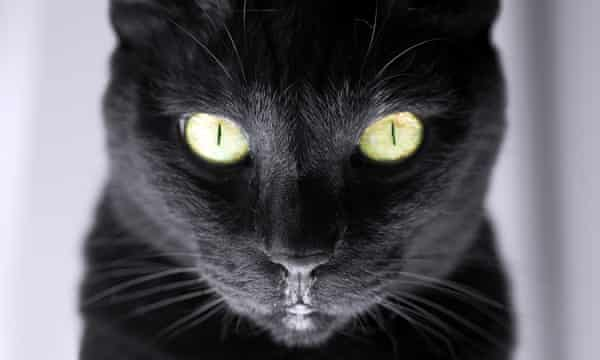
#> input picture data/black.jpg, 600 x 360 px, given as the content of the folder data/BLUE, which was not available
$ python visualize_data.py data
#> lines starting #> are read from the running program, lines starting #| are printed output that depends on the picture; after the words box and inside, x2 and y2 are one past the last pixel; in counts of white or black regions, pixels touching at a corner belong together; pictures that were not available may be replaced by others from this repository, and a replacement may not be noted
'''
python3 visualize_data.py DATASET/COLORs
'''
import os
import sys
import cv2
import numpy as np
import matplotlib.pyplot as plt
from mpl_toolkits import mplot3d

DATA_PATH = sys.argv[1] # image path
NUM_CLUSTER = 3 # number of cluster
MAX_VALUE = 255

colors = ['blue'] #os.listdir(DATA_PATH)

dataset = {}

R = []
G = []
B = []

# collect data
for color in colors:
    imgs = os.listdir(os.path.join(DATA_PATH,color.upper()))

    for img_name in imgs:
        # init
        pixels = []
        # read the image
        img = cv2.imread(os.path.join(DATA_PATH,color.upper(),img_name))
#> img is the input picture: shape (360, 600, 3); mean B, G, R 98, 92.1, 93.2
        h,w,c = img.shape
#> h = 360; w = 600; c = 3
        img = cv2.cvtColor(img,cv2.COLOR_BGR2RGB)
        # remove zeropixel
        mask = np.all(img != [0,0,0],axis = 2)
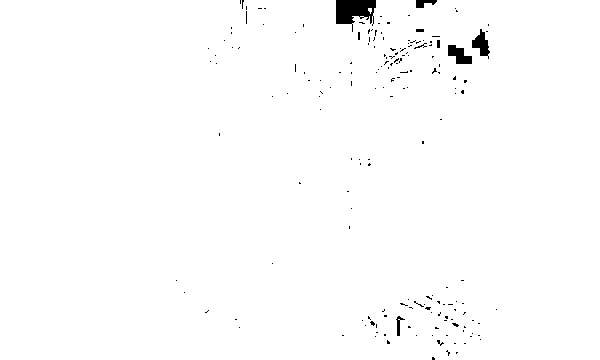
#> mask: shape (360, 600) bool; 99% white; 178 black regions (170 under 20 px), largest, box (x1, y1, x2, y2) and area: (336, 0, 376, 32) 791, (448, 45, 472, 64) 280, (472, 29, 490, 59) 268
        for i in range(h):
            for j in range(w):
                if mask[i,j]:
                    pixels.append(img[i,j])
#> after the loop, pixels = 213765 items
        print(img_name,'total pixels:',h*w,' zeropixels:',h*w-len(pixels))
#| black.jpg total pixels: 216000  zeropixels: 2235
        # convert to numpy array
        Z = np.array(pixels)
        # convert to np.float32
        Z = np.float32(Z)
        # define criteria, number of clusters and apply kmeans
        criteria = (cv2.TERM_CRITERIA_EPS + cv2.TERM_CRITERIA_MAX_ITER, 10, 1.0)
        # kmeans
        ret, labels, centers = cv2.kmeans(Z, NUM_CLUSTER, None, criteria, 10, cv2.KMEANS_RANDOM_CENTERS)
#> ret = 333770230.9; centers = [[105.7, 104.2, 112.3], [25.71, 25.26, 27.5], [203.9, 202, 212.6]]
        centers = centers.astype(np.uint8)
#> centers = [[105, 104, 112], [25, 25, 27], [203, 202, 212]]

        # collect R,G,B value
        for k in range(centers.shape[0]):
            current_color = centers[k]
            R.append(current_color[0])
            G.append(current_color[1])
            B.append(current_color[2])
#> this loop made 3 passes
#> after the loop, B = [112, 27, 212]; G = [104, 25, 202]; R = [105, 25, 203]

# visualize data
fig = plt.figure(figsize=(10,7))
ax = plt.axes(projection='3d')

# creating plot
ax.scatter3D(R,G,B,color='blue')
plt.title('simple 3D scatter plot')
ax.set_xlim(0,MAX_VALUE)
ax.set_ylim(0,MAX_VALUE)
ax.set_xlabel('R axis')
ax.set_ylabel('G axis')
ax.set_zlabel('B axis')

# show plot
plt.show()
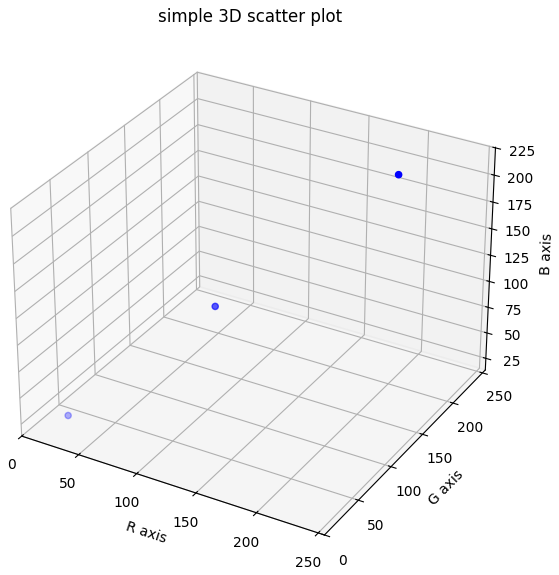
#> figure drawn by matplotlib, 1 panel
